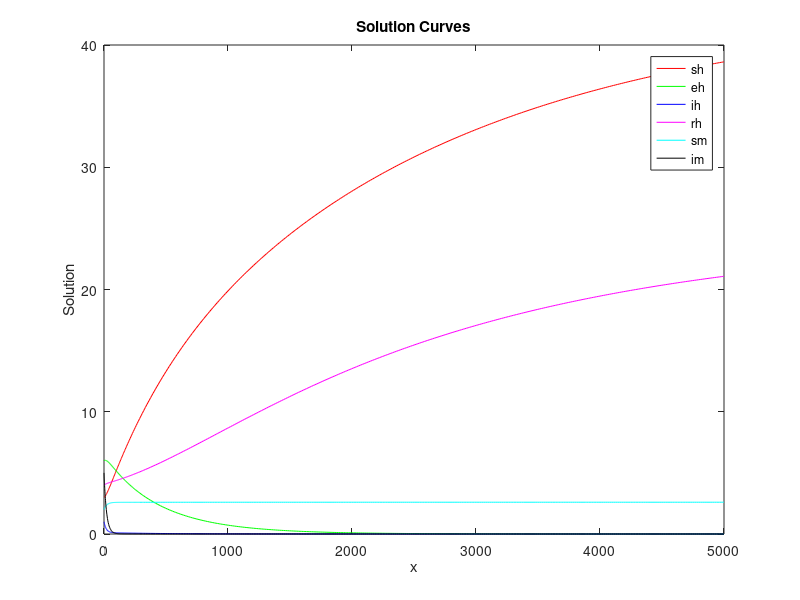

The MATLAB source for this figure:
% Define the parameter values
beta1 = 1/730;
alpham = 0.13;
alphah = 0.027;
gemma1 = 0.020;   
si = 0.038;
beta2 = 0.001;
exi = 0.13;
gemma3 = 0.072;
gemma2 = 0.010;
eatah = 0.0004;
delta2 = 0.001;
delta1 = 0.001;
p = 0.611;
epsilon = 0.05;
eatam = 0.02;
v = 0.01;
e = 0.022;
sigma = 0.03;

% Define the system of differential equations
dsh_dx = @(x,sh,eh,ih,rh,sm,im) alphah + beta1*rh - gemma1*si*ih*sh - gemma2*exi*im*sh - (delta1+eatah)*sh;
deh_dx = @(x,sh,eh,ih,rh,sm,im) gemma2*exi*im*sh + gemma1*si*ih*sh - (beta2+delta2+eatah)*eh;
dih_dx = @(x,sh,eh,ih,rh,sm,im) beta2*eh - (epsilon+p*v+eatah)*ih;
drh_dx = @(x,sh,eh,ih,rh,sm,im) delta1*sh + p*v*ih + delta2*eh - (beta1+eatah)*rh;
dsm_dx = @(x,sh,eh,ih,rh,sm,im) alpham - (sigma+eatam)*sm - gemma3*e*sm*ih;
dim_dx = @(x,sh,eh,ih,rh,sm,im) gemma3*e*ih*sm - (sigma+eatam)*im;

% Combine the differential equations into a single function
odefun = @(x,y) [dsh_dx(x,y(1),y(2),y(3),y(4),y(5),y(6));
                deh_dx(x,y(1),y(2),y(3),y(4),y(5),y(6));
                dih_dx(x,y(1),y(2),y(3),y(4),y(5),y(6));
                drh_dx(x,y(1),y(2),y(3),y(4),y(5),y(6));
                dsm_dx(x,y(1),y(2),y(3),y(4),y(5),y(6));
                dim_dx(x,y(1),y(2),y(3),y(4),y(5),y(6))];

% Set the initial conditions
initial_conditions = [3; 6; 1; 4; 2; 5];

% Define the integration interval
xspan = [0 5000];

% Solve the system of differential equations
[x, y] = ode45(odefun, xspan, initial_conditions);

% Extract the individual solutions
sh = y(:, 1);
eh = y(:, 2);
ih = y(:, 3);
rh = y(:, 4);
sm = y(:, 5);
im = y(:, 6);

% Plot the solutions
figure;
plot(x, sh, 'r', x, eh, 'g', x, ih, 'b', x, rh, 'm', x, sm, 'c', x, im, 'k');
legend('sh', 'eh', 'ih', 'rh', 'sm', 'im');
xlabel('x');
ylabel('Solution');
title('Solution Curves');

% Note: You may need to adjust the plot settings and labels based on your specific needs.